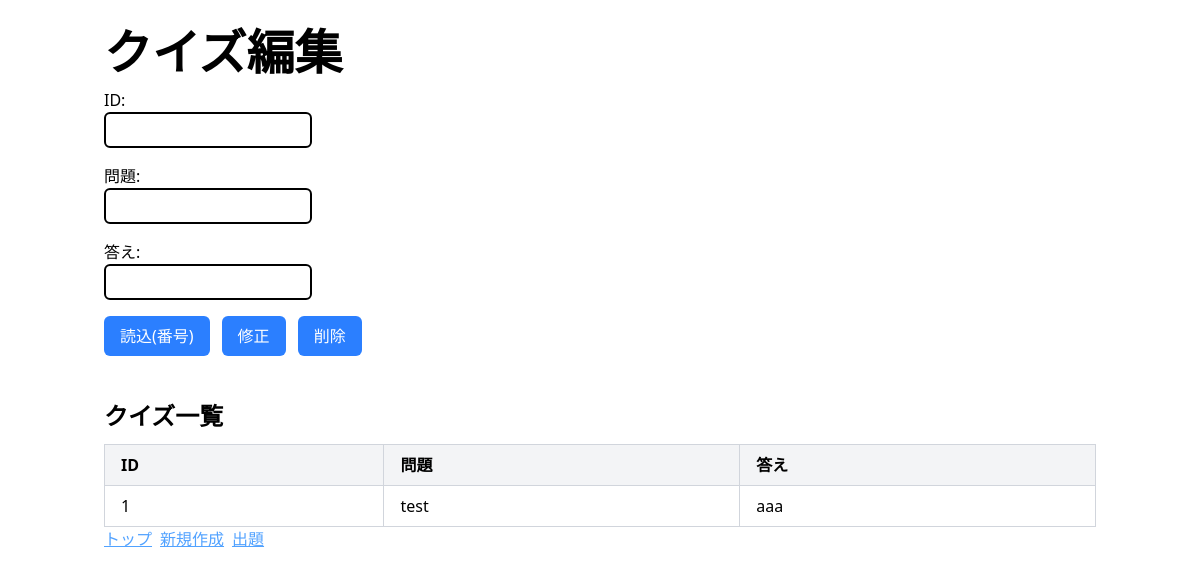
The page /edit on the database as committed earlier.
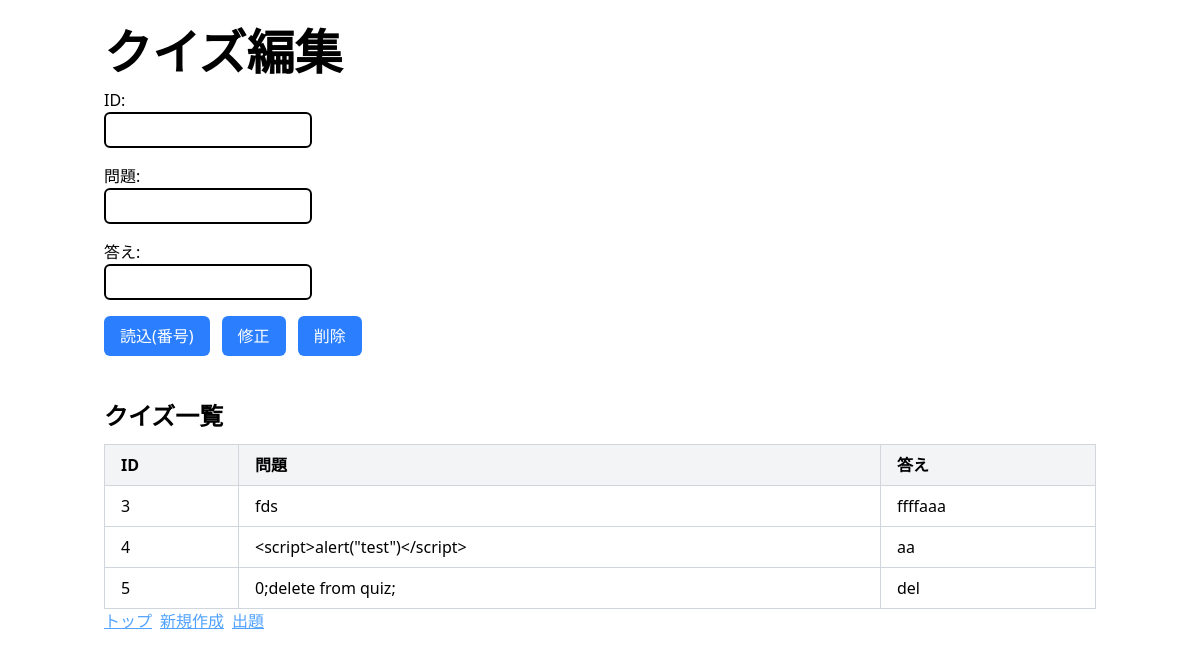
The same page on the database as committed later.
### tables this page shows
CREATE TABLE quiz (
                    id INTEGER PRIMARY KEY AUTOINCREMENT NOT NULL,
                    question VARCHAR(256) NOT NULL,
                    answer VARCHAR(256) NOT NULL
            );

### app.py (the view)
@app.route('/edit')
def edit():
  return EditQuiz.edit()

### controller/DBController.py (called while the page is built)
  def getQuizData(self, quiz_id):
    try:
      with closing(sqlite3.connect('./db/sample.db')) as con:
        cur = con.cursor()
        cur.execute("select * from quiz where id=:id", {'id': quiz_id})
        target = cur.fetchall()
        return target
    except sqlite3.Error as e:
      print(e)
      return []

### controller/EditQuiz.py (called while the page is built)
  def edit():
    status = request.args.get('status')
    id = request.args.get('id')
    message = request.args.get('message')
    target = []
    datas = []
    try:
      with closing(sqlite3.connect('./db/sample.db')) as con:
        cur = con.cursor()
        cur.execute("select * from quiz")
        datas = cur.fetchall()
        target = DBController().getQuizData(id)
    except sqlite3.Error as e:
      print(e)
    return render_template('edit_quiz.html', status=status, currentMode="edit", datas=datas, message=message, target=target)

### templates/edit_quiz.html (shortened to what this page needs)
{% extends 'base.html' %}
{% block page_title %}
  クイズ編集
{% endblock %}
{% block content %}
  <form method="POST" class="flex flex-col space-y-4 mb-3" action="{{ url_for('editQuiz') }}">
    <div>
      <label for="id" class="cursor-pointer">ID: </label>
      <p><input type="number" name="id" id="id" value="{{ target[0][0] if target else '' }}" class="outline-none px-2 py-1 border-2 border-black focus:border-blue-500 rounded-md w-52" required></p>
    </div>
    <div>
      <label for="question" class="cursor-pointer">問題: </label>
      <p><input type="text" name="question" id="question" value="{{ target[0][1] if target else '' }}" class="outline-none px-2 py-1 border-2 border-black focus:border-blue-500 rounded-md w-52"></p>
    </div>
    <div>
      <label for="answer" class="cursor-pointer">答え: </label>
      <p><input type="text" name="answer" id="answer" value="{{ target[0][2] if target else '' }}" class="outline-none px-2 py-1 border-2 border-black focus:border-blue-500 rounded-md w-52"></p>
    </div>
    <div class="flex gap-3">
      <p><button name="mode" value="read" class="bg-blue-500 text-white px-4 py-2 rounded-md cursor-pointer">読込(番号)</button></p>
      <p><button name="mode" value="edit" class="bg-blue-500 text-white px-4 py-2 rounded-md cursor-pointer">修正</button></p>
      <p><button name="mode" value="delete" class="bg-blue-500 text-white px-4 py-2 rounded-md cursor-pointer">削除</button></p>
    </div>
  </form>
  <div class="h-8 w-full">
  </div>
  <h2 class="text-2xl font-semibold mb-3">クイズ一覧</h2>
  {% if datas %}
  <table class="min-w-full border border-gray-300 rounded-md">
    <thead class="bg-gray-100">
      <tr>
        <th class="border border-gray-300 px-4 py-2 text-left">ID</th>
        <th class="border border-gray-300 px-4 py-2 text-left">問題</th>
        <th class="border border-gray-300 px-4 py-2 text-left">答え</th>
      </tr>
    </thead>
    <tbody>
      {% for row in datas %}
      <tr class="hover:bg-gray-50">
        <td class="border border-gray-300 px-4 py-2">{{ row[0] }}</td>
        <td class="border border-gray-300 px-4 py-2">{{ row[1] }}</td>
        <td class="border border-gray-300 px-4 py-2">{{ row[2] }}</td>
      </tr>
      {% endfor %}
    </tbody>
  </table>
  {% else %}
  <p class="text-gray-500">クイズはまだ登録されていません。</p>
  {% endif %}
{% endblock %}

### templates/base.html (shortened to what this page needs)
<!DOCTYPE html>
<html lang="ja">
<head>
  <script src="https://cdn.jsdelivr.net/npm/@tailwindcss/browser@4"></script>
</head>
<body class="container mx-auto p-4">
  <main>
    <h1 class="text-5xl font-bold my-3">
      {% block page_title %}{% endblock %}
    </h1>
    {% block content %}{% endblock %}
  </main>
  <footer class="flex space-x-2 mt-3container mx-auto">
    {% if currentMode != "index" %}
      <a href="{{ url_for('index') }}" class="text-blue-400 underline hover:text-blue-600 hover:cursor-pointer">トップ</a>
    {% endif %}
    {% if currentMode != "create" %}
      <a href="{{ url_for('create') }}" class="text-blue-400 underline hover:text-blue-600 hover:cursor-pointer">新規作成</a>
    {% endif %}
    {% if currentMode != "quiz" %}
      <a href="{{ url_for('quiz') }}" class="text-blue-400 underline hover:text-blue-600 hover:cursor-pointer">出題</a>
    {% endif %}
  </footer>
</body>
</html>

Rows that differ between the two databases and show on the page:
removed quiz: id "1", question "test", answer "aaa"
added quiz: id "3", question "fds", answer "ffffaaa"
added quiz: id "4", question "<script>alert(\"test\")</script>", answer "aa"
added quiz: id "5", question "0;delete from quiz;", answer "del"
